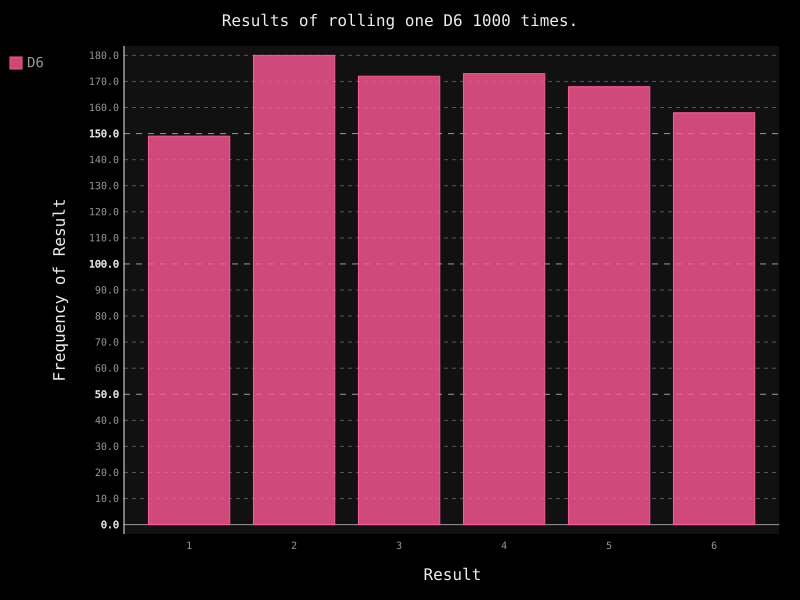

Python code for this plot:
from die import Die
import pygal

#Create a D6
die = Die()

#Make some rolls, and store results in a list
results = []
for roll_num in range(1000):
    result = die.roll()
    results.append(result)
    
#Analyze the results
frequencies = []
for value in range(1, die.num_sides+1):
    frequency = results.count(value)
    frequencies.append(frequency)
    
#Visualize the results
hist = pygal.Bar()

hist.title = "Results of rolling one D6 1000 times."
hist.x_labels = ['1', '2', '3', '4', '5', '6']
hist.x_title = "Result"
hist.y_title = "Frequency of Result"

hist.add('D6', frequencies)
hist.render_to_file('die_visual.svg')
